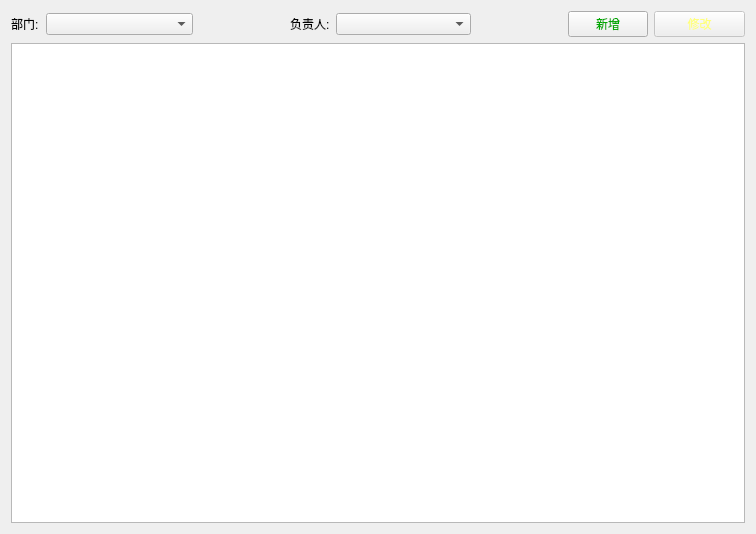
<?xml version="1.0" encoding="UTF-8"?>
<ui version="4.0">
 <class>DepartmentManager</class>
 <widget class="QDialog" name="DepartmentManager">
  <property name="geometry">
   <rect>
    <x>0</x>
    <y>0</y>
    <width>756</width>
    <height>534</height>
   </rect>
  </property>
  <property name="windowTitle">
   <string>部门管理</string>
  </property>
  <property name="styleSheet">
   <string notr="true"/>
  </property>
  <layout class="QVBoxLayout" name="verticalLayout">
   <item>
    <layout class="QHBoxLayout" name="horizontalLayout_4" stretch="2,1,2,1,0,1">
     <item>
      <layout class="QHBoxLayout" name="horizontalLayout_2" stretch="1,5">
       <item>
        <widget class="QLabel" name="label">
         <property name="text">
          <string>部门:</string>
         </property>
        </widget>
       </item>
       <item>
        <widget class="QComboBox" name="cb_department"/>
       </item>
      </layout>
     </item>
     <item>
      <spacer name="horizontalSpacer">
       <property name="orientation">
        <enum>Qt::Horizontal</enum>
       </property>
       <property name="sizeHint" stdset="0">
        <size>
         <width>40</width>
         <height>20</height>
        </size>
       </property>
      </spacer>
     </item>
     <item>
      <layout class="QHBoxLayout" name="horizontalLayout_3" stretch="1,5">
       <item>
        <widget class="QLabel" name="label_2">
         <property name="text">
          <string>负责人:</string>
         </property>
        </widget>
       </item>
       <item>
        <widget class="QComboBox" name="cb_master"/>
       </item>
      </layout>
     </item>
     <item>
      <spacer name="horizontalSpacer_2">
       <property name="orientation">
        <enum>Qt::Horizontal</enum>
       </property>
       <property name="sizeHint" stdset="0">
        <size>
         <width>40</width>
         <height>20</height>
        </size>
       </property>
      </spacer>
     </item>
     <item>
      <widget class="QPushButton" name="pb_add">
       <property name="styleSheet">
        <string notr="true">color: rgb(0, 170, 0);</string>
       </property>
       <property name="text">
        <string>新增</string>
       </property>
       <property name="autoDefault">
        <bool>false</bool>
       </property>
      </widget>
     </item>
     <item>
      <widget class="QPushButton" name="pb_modify">
       <property name="enabled">
        <bool>false</bool>
       </property>
       <property name="styleSheet">
        <string notr="true">color: rgb(255, 255, 127);</string>
       </property>
       <property name="text">
        <string>修改</string>
       </property>
       <property name="autoDefault">
        <bool>false</bool>
       </property>
      </widget>
     </item>
    </layout>
   </item>
   <item>
    <widget class="QTableView" name="tableView">
     <property name="editTriggers">
      <set>QAbstractItemView::AnyKeyPressed|QAbstractItemView::EditKeyPressed</set>
     </property>
    </widget>
   </item>
  </layout>
 </widget>
 <resources/>
 <connections/>
</ui>
